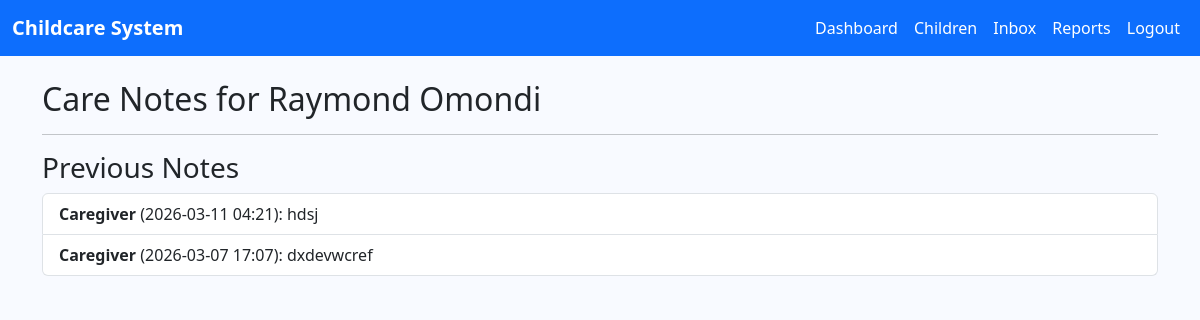
Screenshot of /children/3/notes/ (signed in) with the database file from the repository.
### core/models.py (models this page shows, shortened)
class Child(models.Model):
    name = models.CharField(max_length=100)
    age = models.PositiveIntegerField()
    parent = models.ForeignKey(
        settings.AUTH_USER_MODEL,
        on_delete=models.CASCADE,
        limit_choices_to={'role': 'PARENT'},
        related_name='children_as_parent'
    )
    caregiver = models.ForeignKey(
        settings.AUTH_USER_MODEL,
        on_delete=models.SET_NULL,
        null=True, blank=True,
        limit_choices_to={'role': 'CAREGIVER'},
        related_name='children_as_caregiver'
    )

class CareNote(models.Model):
    child = models.ForeignKey('Child', on_delete=models.CASCADE, related_name='care_notes')
    caregiver = models.ForeignKey(
        settings.AUTH_USER_MODEL,
        on_delete=models.CASCADE,
        limit_choices_to={'role': 'CAREGIVER'}
    )
    note = models.TextField()
    created_at = models.DateTimeField(auto_now_add=True)

class User(AbstractUser):
    ROLE_CHOICES = (
        ('ADMIN', 'Administrator'),
        ('CAREGIVER', 'Caregiver'),
        ('PARENT', 'Parent'),
    )
    role = models.CharField(max_length=15, choices=ROLE_CHOICES, default='PARENT')

### core/views.py (the view, shortened to what this page needs)
# urls.py: path('children/<int:child_id>/notes/', views.care_notes, name='care_notes'),
@login_required
def care_notes(request, child_id):
    child = get_object_or_404(Child, id=child_id)
    notes = child.care_notes.all().order_by('-created_at')
    return render(request, 'care_notes.html', {'child': child, 'notes': notes})

### core/templates/care_notes.html (shortened to what this page needs)
{% extends 'base.html' %}
{% block content %}
<h2>Care Notes for {{ child.name }}</h2>
<hr>
<h3>Previous Notes</h3>
<ul class="list-group">
    {% for note in notes %}
    <li class="list-group-item">
        <strong>{{ note.caregiver.username }}</strong> ({{ note.created_at|date:"Y-m-d H:i" }}): {{ note.note }}
    </li>
    {% endfor %}
</ul>
{% endblock %}

### core/templates/base.html (style rules this page uses)
body { background-color: #f8faff; }

### rows the page displays
Child: name "Raymond Omondi"
CareNote: caregiver.username "Caregiver", created_at "2026-03-11 04:21", note "hdsj"
CareNote: caregiver.username "Caregiver", created_at "2026-03-07 17:07", note "dxdevwcref"
